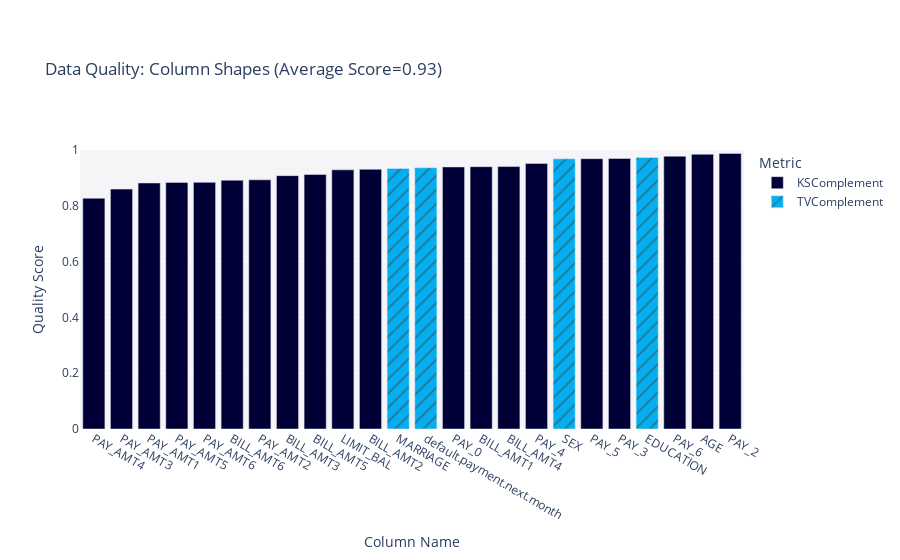

This figure's notebook cell:
### Code cell
fig=quality_report2.get_visualization(property_name='Column Shapes')
fig.show()

### Figure 1 — Plotly figure (JSON) as saved in the notebook; plotly's stock layout.template omitted (floating-point values rounded to 4 significant figures)
{"data": [{"alignmentgroup": "True", "customdata": [["KSComplement"], ["KSComplement"], ["KSComplement"], ["KSComplement"], ["KSComplement"], ["KSComplement"], ["KSComplement"], ["KSComplement"], ["KSComplement"], ["KSComplement"], ["KSComplement"], ["KSComplement"], ["KSComplement"], ["KSComplement"], ["KSComplement"], ["KSComplement"], ["KSComplement"], ["KSComplement"], ["KSComplement"], ["KSComplement"]], "hovertemplate": "<b>%{hovertext}</b><br><br>Metric=%{customdata[0]}<br>Quality Score=%{y}<extra></extra>", "hovertext": ["LIMIT_BAL", "AGE", "PAY_0", "PAY_2", "PAY_3", "PAY_4", "PAY_5", "PAY_6", "BILL_AMT1", "BILL_AMT2", "BILL_AMT3", "BILL_AMT4", "BILL_AMT5", "BILL_AMT6", "PAY_AMT1", "PAY_AMT2", "PAY_AMT3", "PAY_AMT4", "PAY_AMT5", "PAY_AMT6"], "legendgroup": "KSComplement", "marker": {"color": "#000036", "pattern": {"shape": ""}}, "name": "KSComplement", "offsetgroup": "KSComplement", "orientation": "v", "showlegend": true, "textposition": "auto", "type": "bar", "x": ["LIMIT_BAL", "AGE", "PAY_0", "PAY_2", "PAY_3", "PAY_4", "PAY_5", "PAY_6", "BILL_AMT1", "BILL_AMT2", "BILL_AMT3", "BILL_AMT4", "BILL_AMT5", "BILL_AMT6", "PAY_AMT1", "PAY_AMT2", "PAY_AMT3", "PAY_AMT4", "PAY_AMT5", "PAY_AMT6"], "xaxis": "x", "y": [0.9289, 0.9846, 0.9393, 0.9879, 0.9694, 0.9519, 0.9689, 0.9777, 0.9402, 0.9307, 0.9081, 0.9406, 0.912, 0.8915, 0.8818, 0.8931, 0.8599, 0.8271, 0.8839, 0.8841], "yaxis": "y"}, {"alignmentgroup": "True", "customdata": [["TVComplement"], ["TVComplement"], ["TVComplement"], ["TVComplement"]], "hovertemplate": "<b>%{hovertext}</b><br><br>Metric=%{customdata[0]}<br>Quality Score=%{y}<extra></extra>", "hovertext": ["SEX", "EDUCATION", "MARRIAGE", "default.payment.next.month"], "legendgroup": "TVComplement", "marker": {"color": "#03AFF1", "pattern": {"shape": "/"}}, "name": "TVComplement", "offsetgroup": "TVComplement", "orientation": "v", "showlegend": true, "textposition": "auto", "type": "bar", "x": ["SEX", "EDUCATION", "MARRIAGE", "default.payment.next.month"], "xaxis": "x", "y": [0.9684, 0.9733, 0.9338, 0.9365], "yaxis": "y"}], "layout": {"barmode": "relative", "legend": {"title": {"text": "Metric"}, "tracegroupgap": 0}, "margin": {"t": 150}, "plot_bgcolor": "#F5F5F8", "title": {"text": "Data Quality: Column Shapes (Average Score=0.93)"}, "xaxis": {"anchor": "y", "categoryorder": "total ascending", "domain": [0, 1], "title": {"text": "Column Name"}}, "yaxis": {"anchor": "x", "domain": [0, 1], "range": [0, 1], "title": {"text": "Quality Score"}}}}
